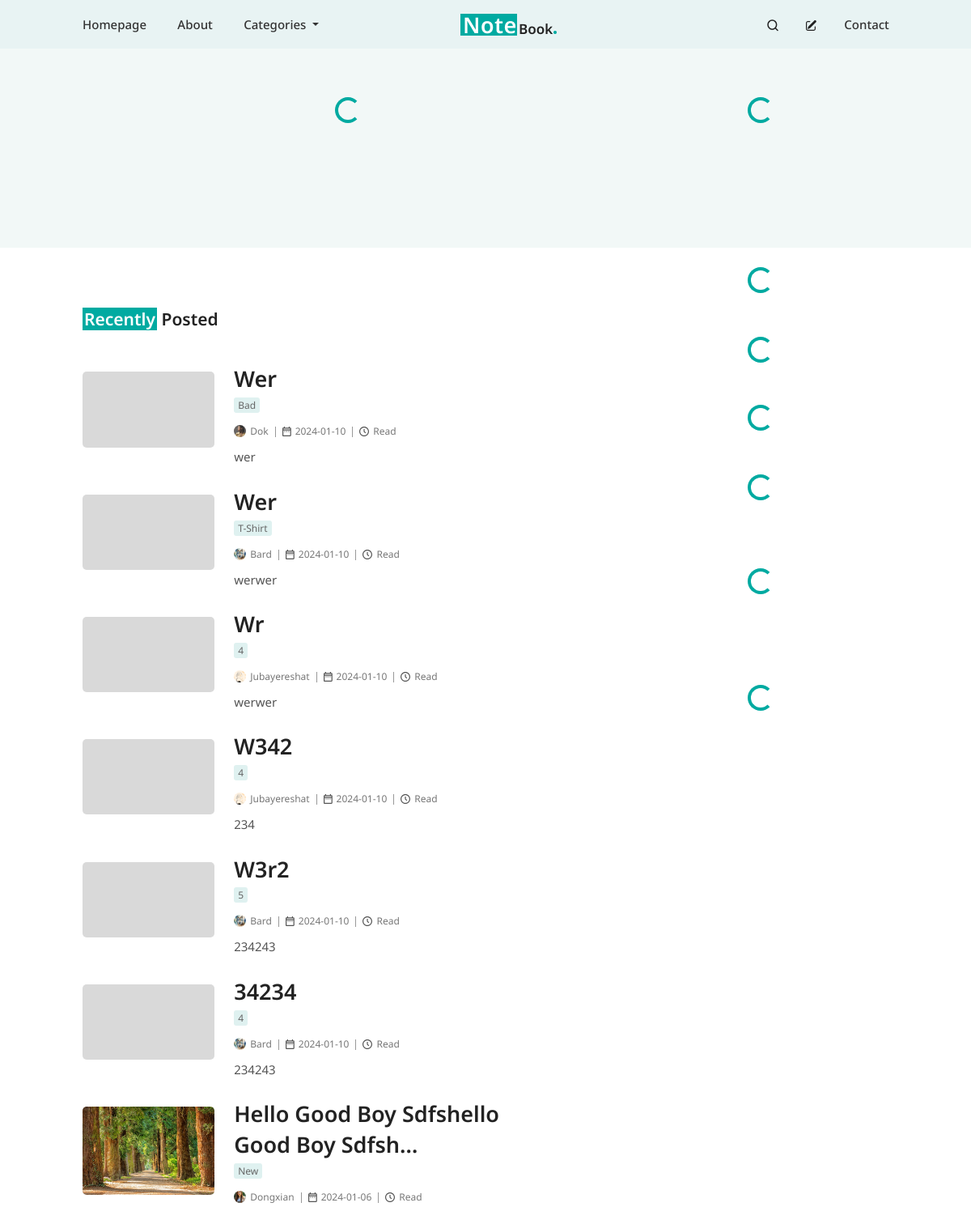
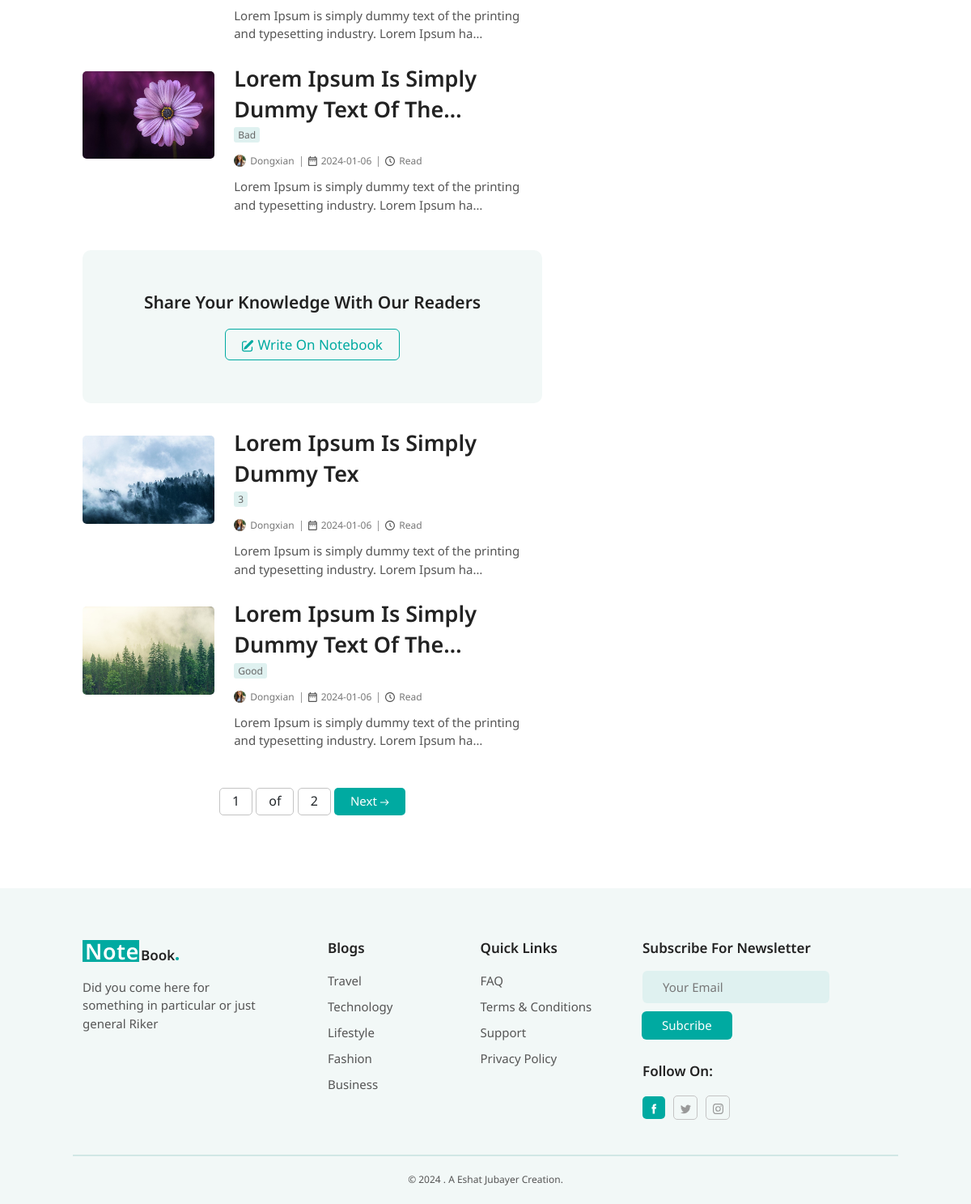
The page / on the database its author committed (2 pictures, top to bottom).
### post/models.py (models this page shows, shortened)
class BlogPost(models.Model):
    author = models.ForeignKey(User, on_delete=models.CASCADE)
    title = models.CharField(max_length=200)
    content = models.TextField()
    category = models.ForeignKey(Category, on_delete=models.CASCADE,null=True)
    tags = models.ManyToManyField(Tag, blank=True, null=True)
    featured_image = models.ImageField(upload_to='featured_images/', default='featured_images/default_image.png', validators=[
                              FileExtensionValidator(['png', 'jpg', 'jpeg', 'gif'])], blank=True, null=True)
    created_at = models.DateTimeField(auto_now_add=True)
    updated_at = models.DateTimeField(auto_now=True)
    is_featured= models.BooleanField(default=False)
    views = models.PositiveIntegerField(default=0)
    banner_after_me=models.BooleanField(default=False)
    class Meta:
        ordering = ['-id']
    @property
    def readtime(self):
        result = of_html(self.content)
        return result.text

class Category(models.Model):
    name = models.CharField(max_length=100, unique=True)
    def __str__(self):
        return self.name
    class Meta:
        ordering = ['-id']

### profiles/models.py (models this page shows, shortened)
class Profile(models.Model):
    user = models.OneToOneField(User, on_delete=models.CASCADE)
    avatar = models.ImageField(default='avatars/avatar.png', upload_to='avatars',validators=[
                              FileExtensionValidator(['png', 'jpg', 'jpeg', 'gif'])])
    profession = models.CharField(max_length=50, null=True, blank=True)
    about_me = models.CharField(max_length=300, null=True, blank=True)
    facebook_url = models.URLField(validators=[URLValidator()], blank=True, null=True)
    twitter_url = models.URLField(validators=[URLValidator()], blank=True, null=True)
    instagram_url = models.URLField(validators=[URLValidator()], blank=True, null=True)

### post/views.py (the view)
# urls.py: path('', include('post.urls')),
def post(request):
    queryset = BlogPost.objects.all()
    items_per_page = 10
    paginator = Paginator(queryset, items_per_page)
    page = request.GET.get('page')
    try:
        objects = paginator.page(page)
    except PageNotAnInteger:
        objects = paginator.page(1)
    except EmptyPage:
        objects = paginator.page(paginator.num_pages)
    return render (request, 'post.html', {'objects':  objects,} )

### post/templates/post.html (shortened to what this page needs)
{% extends 'base.html' %}
{% load static %}
{% block style %}
<link rel="stylesheet" type='text/css' href={% static 'post.css' %}>
{% endblock style %}
{% block content %}
<div id="first-section">
    <div class="container-fluid">
        <div class="row">
            <div class="col-lg-8">
                <div class="spinner-container text-center">
                    <div id="spinner-for-featured" style="color:#00AAA1" class="spinner-border" role="status">
                    </div>
                </div>
            </div>
            <div class="col-lg-4">
                <div class="spinner-container text-center">
                    <div id="spinner-for-most-popular" style="color:#00AAA1" class="spinner-border" role="status">
                    </div>
                </div>
                <div id="slide-container-popular">
                    <div class="swiper">
                    </div>
                </div>
            </div>
        </div>
    </div>
</div>
<div class="sec-section mt-4">
    <div class="container-fluid">
        <div class="row">
            <div style="padding-right:100px" class="col-lg-8 recent-post-first-col">
                <h2 class="recent-post-headline">
                    {% if objects %}
                    <h2 class="recent-post-headline">
                        <span class="recent-post-span">Recently</span> Posted
                    </h2>
                    {% endif %}
                </h2>
                <div class="recent-post-container">
                    {% for obj in objects %}
                    <div style="margin-bottom:35px" class="d-flex recent-post-row">
                        <div style="width:30%" class="me-4">
                            <img style="width: 100%; border-radius: 5px; object-fit: cover;"
                                src="{{obj.featured_image.url}}" alt="image">
                        </div>
                        <div style="width:70%" class="">
                            <h2 class="recent-post-title">{{ obj.title|truncatechars:40 | safe }}</h2>
                            <p style="margin-top:-17px; margin-bottom:20px" class="recent-post-category post-category">
                                <span class="post-category-span">{{obj.category}}</span>
                            </p>
                            <div class='recent-post-details d-flex'>
                                <div class='d-flex pe-2'>
                                    <img class='recent-post-author-image' alt="author-image"
                                        src="{{obj.author.profile.avatar.url}}" />
                                    <span class="post-details-text">
                                        {{ obj.author.username}}
                                </div>
                                <div class='recent-post-date-container d-flex px-2'>
                                    <span class="post-details-text">
                                        {{obj.created_at |date:"Y-m-d"}}
                                    </span>
                                </div>
                                <div class="d-flex px-2 recent-post-time-container">
                                    <span class="post-details-text"> {{obj.readtime}} Read </span>
                                </div>
                            </div>
                            <div class="recent-post-content">
                                {{ obj.content|truncatechars_html:90 | safe }}
                            </div>
                        </div>
                    </div>
                    {% if obj.banner_after_me %}
                    <div class="banner">
                        <h2 class="banner-headline">
                            Share your knowledge with our readers
                        </h2>
                        <a href="" class="banner-link">
                            Write on notebook
                        </a>
                    </div>
                    {% endif %}
                    {% endfor %}
                </div>
                <div class="pagination mb-5 mt-3 d-flex justify-content-center">
                    <span class="step-links">
                        <span class="current">
                            <span class="recent-middle-num">{{ objects.number }}</span>
                            <span class="recent-middle-num"> of</span>
                            <span class="recent-middle-num">{{ objects.paginator.num_pages }}</span>
                        </span>
                        {% if objects.has_next %}
                        <a class="recent-post-next-btn" href="?page={{ objects.next_page_number }}">
                            <span class="next-span">Next</span>
                        </a>
                        {% endif %}
                    </span>
                </div>
            </div>
            <div class="col-lg-4 recent-post-sec-col">
                {% include 'sidebar.html' %}
            </div>
        </div>
    </div>
</div>
{% endblock content %}

### templates/base.html (shortened to what this page needs)
{% load static %}
<!doctype html>
<html lang="en">
<head>
    <link href="https://cdn.jsdelivr.net/npm/bootstrap@5.3.2/dist/css/bootstrap.min.css" rel="stylesheet"
>
    <link rel="stylesheet" href="https://cdn.jsdelivr.net/npm/swiper@11/swiper-bundle.min.css" />
    <link rel="stylesheet" type='text/css' href={% static 'base.css' %}>
    {% block style %}
    {% endblock style %}
</head>
<body>
    {% include 'navbar.html' %}
    <div>
        {% block content %}
        {% endblock content %}
    </div>
    {% include 'footer.html' %}
</body>
</html>

### templates/navbar.html (shortened to what this page needs)
{% load static %}
<head>
    <link rel="stylesheet" type='text/css' href={% static 'navbar.css' %}>
</head>
<div class="custom-navbar">
    <div class="container-fluid">
        <div class="first-div">
            <ul class="custom-left-items">
                <li><a class="desktop-menu" href="">Homepage</a></li>
                <li><a class="desktop-menu" href="">About</a></li>
                <li>
                    <div class="dropdown">
                        <a class="dropdown-toggle  desktop-menu" href="#" role="button" data-bs-toggle="dropdown"
                            aria-expanded="false">
                            Categories
                        </a>
                    </div>
                </li>
            </ul>
        </div>
        <div class="mid-div">
            <div> <img class="logo" style="margin-top:-3px;" src="{% static 'logo.png' %}" alt="logo">
            </div>
        </div>
        <div class="last-div">
            <ul class="custom-right-items">
                <li>
                    <a class="prev-icon" href=""></a>
                </li>
                <li>
                    <a class="prev-icon" href=""></a>
                </li>
                <li><a class="desktop-menu" href="">Contact</a></li>
            </ul>
        </div>
    </div>
</div>

### templates/sidebar.html (shortened to what this page needs)
{% load static %}
<head>
    <link rel="stylesheet" type='text/css' href={% static 'sidebar.css' %}>
</head>
<div class="sidebar">
    <div class="spinner-container text-center">
        <div id="spinner-for-top-authors" style="color:#00AAA1" class="spinner-border" role="status">
        </div>
    </div>
    <div class="spinner-container text-center">
        <div id="spinner-for-ad" style="color:#00AAA1" class="spinner-border" role="status">
        </div>
    </div>
    <div class="spinner-container mt-5 text-center">
        <div id="spinner-for-category" style="color:#00AAA1" class="spinner-border" role="status">
        </div>
    </div>
    <div class="spinner-container mt-5 text-center">
        <div id="spinner-for-todays-update" style="color:#00AAA1" class="spinner-border" role="status">
        </div>
    </div>
    <div class="spinner-container mt-5 text-center">
        <div id="spinner-for-insta-posts" style="color:#00AAA1" class="spinner-border" role="status">
        </div>
    </div>
    <div class="spinner-container mt-5 text-center">
        <div id="spinner-for-tags-sidebar" style="color:#00AAA1" class="spinner-border" role="status">
        </div>
    </div>
</div>

### templates/footer.html (shortened to what this page needs)
{% load static %}
<head>
    <link rel="stylesheet" type='text/css' href={% static 'footer.css' %}>
</head>
<footer class="footer mt-5">
    <div class="container-fluid">
        <div class="row footer-row-1">
            <div class="col-lg-3 first-col mb-3">
                <div class="logo-container-footer">
                    <a href=""><img class="" style="margin-top:-3px;" src="/static/logo.png" alt="logo"></a>
                </div>
                <p class="footer-text">Did you come here for something in particular or just general Riker</p>
            </div>
            <div class="col-lg ms-5 sec-col mb-3">
                <h3 class="footer-title">blogs</h3>
                <p><a href="" class="footer-link">Travel</a></p>
                <p><a href="" class="footer-link">Technology</a></p>
                <p><a href="" class="footer-link">Lifestyle</a></p>
                <p><a href="" class="footer-link">fashion</a></p>
                <p><a href="" class="footer-link">Business</a></p>
            </div>
            <div class="col-lg third-col mb-3">
                <h3 class="footer-title">quick links</h3>
                <p><a href="" class="footer-link">FAQ</a></p>
                <p><a href="" class="footer-link">Terms & conditions</a></p>
                <p><a href="" class="footer-link">support</a></p>
                <p><a href="" class="footer-link">privacy policy</a></p>
            </div>
            <div class="col-lg-4 ps-4 last-col mb-3">
                <h3 class="footer-title">Subscribe for newsletter</h3>
                <div class="input-group">
                    <input class="footer-input-email" type="email" placeholder="Your Email">
                    <button class="footer-subscribe-btn">Subcribe</button>
                </div>
                <h2 class="follow-on-footer-title">follow on:</h2>
                <div class="social-container">
                    <a style="background-color:#00AAA1; border:none; padding-left:6px;padding-right:2px" href=""
                        class="facebook-url">
                    </a>
                    <a href="null" class="twitter-url">
                    </a>
                    <a style="padding-right:7px;padding-bottom:3px" href="null" class="insta-url">
                    </a>
                </div>
            </div>
        </div>
        <div class="row footer-row-2">
            <p class="copyright-footer">&copy; <span id="currentYearFooter"></span> .
                A Eshat Jubayer Creation.
            </p>
        </div>
    </div>
</footer>

### rows shown on the page
BlogPost: featured_image (placeholder picture), title "Wer", category "Bad", author.profile.avatar (picture), author.username "Dok", created_at "2024-01-10", content "wer"
BlogPost: featured_image (placeholder picture), title "Wer", category "T-Shirt", author.profile.avatar (picture), author.username "Bard", created_at "2024-01-10", content "werwer"
BlogPost: featured_image (placeholder picture), title "Wr", category "4", author.profile.avatar (picture), author.username "Jubayereshat", created_at "2024-01-10", content "werwer"
BlogPost: featured_image (placeholder picture), title "W342", category "4", author.profile.avatar (picture), author.username "Jubayereshat", created_at "2024-01-10", content "234"
BlogPost: featured_image (placeholder picture), title "W3r2", category "5", author.profile.avatar (picture), author.username "Bard", created_at "2024-01-10", content "234243"
BlogPost: featured_image (placeholder picture), title "34234", category "4", author.profile.avatar (picture), author.username "Bard", created_at "2024-01-10", content "234243"
BlogPost: featured_image (picture), title "Hello Good Boy Sdfshello Good Boy Sdfsh…", category "New", author.profile.avatar (picture), author.username "Dongxian", created_at "2024-01-06", content "Lorem Ipsum is simply dummy text of the printing and typesetting industry. Lorem Ipsum ha…"
BlogPost: featured_image (picture), title "Lorem Ipsum Is Simply Dummy Text Of The…", category "Bad", author.profile.avatar (picture), author.username "Dongxian", created_at "2024-01-06", content "Lorem Ipsum is simply dummy text of the printing and typesetting industry. Lorem Ipsum ha…", banner_after_me "Share Your Knowledge With Our Readers"
BlogPost: featured_image (picture), title "Lorem Ipsum Is Simply Dummy Tex", category "3", author.profile.avatar (picture), author.username "Dongxian", created_at "2024-01-06", content "Lorem Ipsum is simply dummy text of the printing and typesetting industry. Lorem Ipsum ha…"
BlogPost: featured_image (picture), title "Lorem Ipsum Is Simply Dummy Text Of The…", category "Good", author.profile.avatar (picture), author.username "Dongxian", created_at "2024-01-06", content "Lorem Ipsum is simply dummy text of the printing and typesetting industry. Lorem Ipsum ha…"

### other values the page prints
{{ objects.number }} "1"
{{ objects.paginator.num_pages }} "2"
